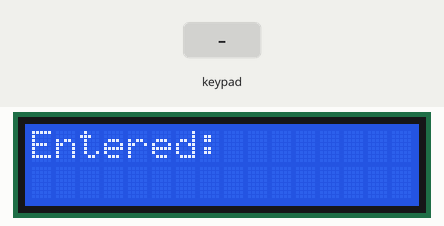
This sketch was run on a simulated Arduino Uno, built with avr-gcc and run on an emulated ATmega328P. Shown: 16×2 character LCD. Inputs (shaded band) come from the test bench. What the sketch prints to the serial monitor is not drawn.

Above: at 1.2 s.
1.3 s: keypad keys 6 5 4 3 A pressed 0.4 s apart
At 3.9 s:
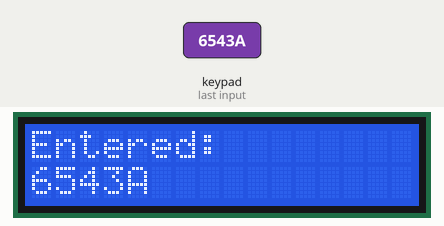
4.8 s: key 'B' pressed
At 5.1 s:
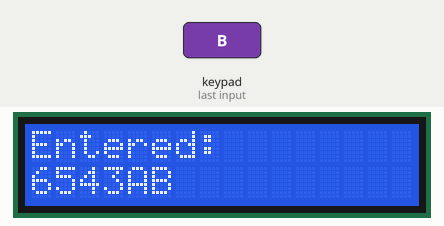
6.3 s: key 'C' pressed
At 7.5 s:
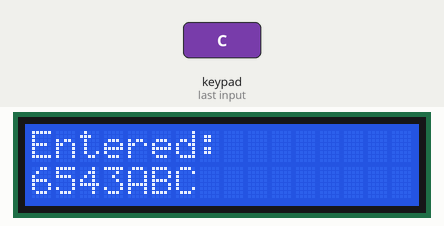
7.8 s: keypad keys 6 5 4 3 D pressed 0.4 s apart
At 9.9 s:
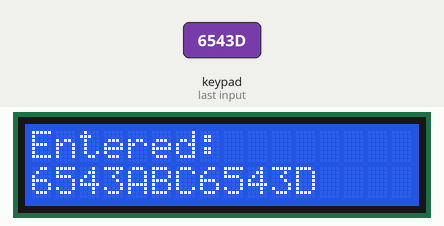
11.3 s: key 'A' pressed
At 12.5 s:
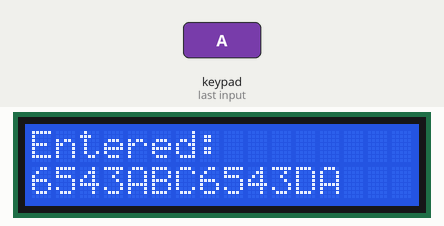
12.8 s: key 'D' pressed
At 13.9 s:
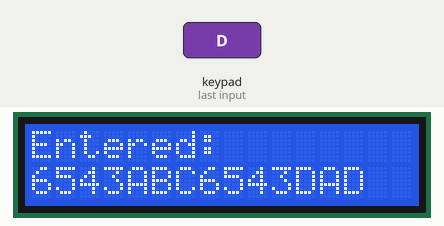
Timing chart, 0 to 15.3 s (numbered marks = the images above; inputs shaded):
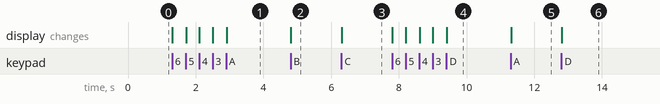

Measured:
- after the input at 1.3 s, the display: first changes at once (image 1 shows a later state)
- after the input at 4.8 s, the display: changes at once (image 2)
- after the input at 6.3 s, the display: changes at once (image 3)
- after the input at 7.8 s, the display: first changes at once (image 4 shows a later state)
- after the input at 11.3 s, the display: changes at once (image 5)
- after the input at 12.8 s, the display: changes at once (image 6)

The sketch:

KeypadLCD.ino
```cpp
#include <Keypad.h>
#include <LiquidCrystal.h>

const byte ROWS = 4;
const byte COLS = 4;

char hexaKeys[ROWS][COLS] = {
  {'1','2','3','A'},
  {'4','5','6','B'},
  {'7','8','9','C'},
  {'*','0','#','D'},
};

byte rowPins[ROWS] = {6,5,4,3};
byte colPins[COLS] = {A0,A1,A2,A3};

Keypad customKeypad = Keypad(makeKeymap(hexaKeys), rowPins, colPins, ROWS, COLS);
LiquidCrystal lcd(7,8,9,10,11,12);

const byte MAX_LEN = 16;       // LCD is 16 characters wide
char entry[MAX_LEN + 1] = "";  // +1 for the null terminator
byte entryLen = 0;

void showEntry() {
  lcd.clear();
  lcd.setCursor(0, 0);
  lcd.print("Entered:");
  lcd.setCursor(0, 1);
  lcd.print(entry);
}

void setup() {
  Serial.begin(9600);
  lcd.begin(16, 2);
  showEntry();
}

void loop() {
  char key = customKeypad.getKey();

  if (key) {
    Serial.println(key);

    if (key == '*') {
      // backspace
      if (entryLen > 0) {
        entry[--entryLen] = '\0';
      }
    }
    else if (key == '#') {
      // clear everything
      entryLen = 0;
      entry[0] = '\0';
    }
    else {
      // any other key: 0-9, A-D
      if (entryLen < MAX_LEN) {
        entry[entryLen++] = key;
        entry[entryLen] = '\0';
      }
    }

    showEntry();
  }
}
```
